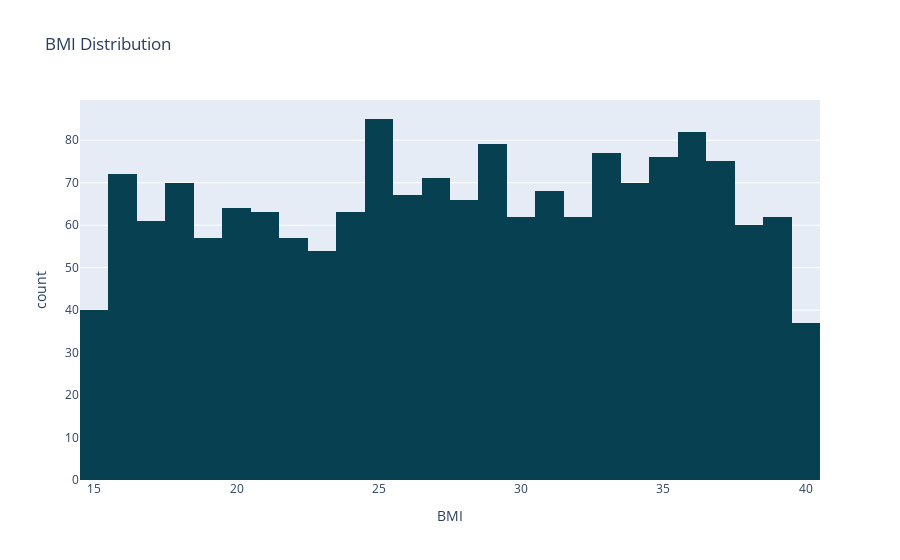

The code cell stored with this chart in its notebook:
### Markdown cell above
## BMI DISTIBUTION

### Code cell
plt = px.histogram(df, x="BMI", title="BMI Distribution", color_discrete_sequence=px.colors.sequential.Emrld_r)
plt.show()

### Figure 1 — Plotly figure (JSON) as saved in the notebook; plotly's stock layout.template omitted (floating-point values rounded to 4 significant figures; data arrays with more than 128 entries replaced by an {"elided": "..."} marker saying what was removed)
{"data": [{"alignmentgroup": "True", "bingroup": "x", "hovertemplate": "BMI=%{x}<br>count=%{y}<extra></extra>", "legendgroup": "", "marker": {"color": "rgb(7, 64, 80)", "pattern": {"shape": ""}}, "name": "", "offsetgroup": "", "orientation": "v", "showlegend": false, "type": "histogram", "x": {"elided": "1700 float values"}, "xaxis": "x", "yaxis": "y"}], "layout": {"barmode": "relative", "legend": {"tracegroupgap": 0}, "title": {"text": "BMI Distribution"}, "xaxis": {"anchor": "y", "domain": [0, 1], "title": {"text": "BMI"}}, "yaxis": {"anchor": "x", "domain": [0, 1], "title": {"text": "count"}}}}
